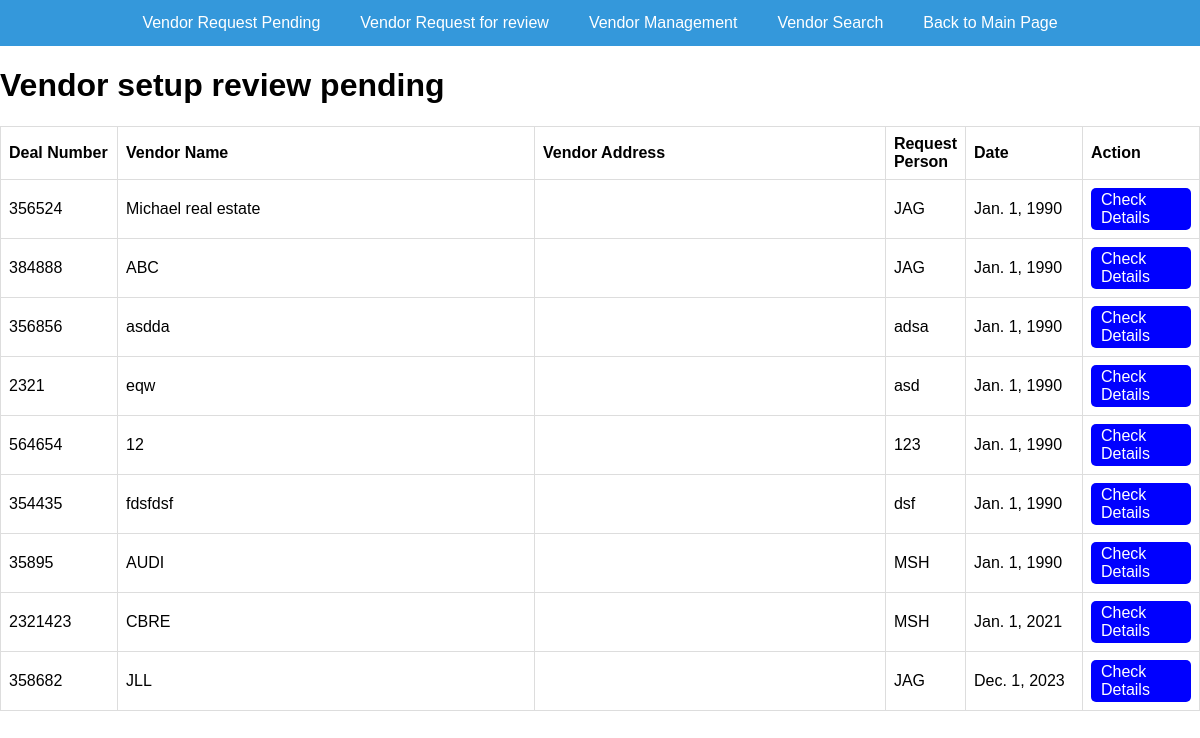
The app's page /vendor/reviewing with its own data.
### vendor/models.py (models this page shows, shortened)
class vendorRequest(models.Model):
    deal_number = models.PositiveIntegerField()
    vendor_name = models.CharField(max_length=256)
    vendor_code = models.CharField(max_length=256, blank=True)
    vendor_address = models.CharField(max_length=256, blank=True)
    date = models.DateField(default="1990-01-01")
    W9 = models.FileField(upload_to=upload_to_w9, blank=True)
    TIN_check = models.FileField(upload_to=upload_to_tin_check, blank=True)
    license_check = models.FileField(upload_to=upload_to_license_check, blank=True)
    ACH = models.FileField(upload_to=upload_to_ACH, blank=True)
    others = models.FileField(upload_to=upload_to_others, blank=True)
    expiration_date = models.DateField(default="1990-01-01",blank=True,null=True)
    State = models.CharField(max_length=256, blank=True)
    Country = models.CharField(max_length=256, blank=True)
    Note = models.CharField(max_length=256, blank=True)
    request_person = models.CharField(max_length=256)
    prepare_person = models.CharField(max_length=256, blank=True)
    approve_person = models.CharField(max_length=256, blank=True)
    status = models.CharField(max_length=256, blank=True)

### vendor/views.py (the view)
# urls.py: path("reviewing", views.reviewing, name="reviewing"),
def reviewing(request):
    review = vendorRequest.objects.order_by("date")
    diction = {'vendor_reviews': review}
    return render(request, 'vendor/reviewingList.html',context= diction)

### template/vendor/reviewingList.html
{% extends "vendor/vendorBase.html" %}
{% block body_block %}
    <h1>Vendor setup review pending</h1>
    {% if vendor_reviews %}
    <table class="excel-like-table" style="width: 100%; border-collapse: collapse;">
        <tr>
            <th style="text-align: left; border: 1px solid #ddd; padding: 8px;width: 100px;">Deal Number</th>
            <th style="text-align: left; border: 1px solid #ddd; padding: 8px;width: 400px;">Vendor Name</th>
            <th style="text-align: left; border: 1px solid #ddd; padding: 8px;">Vendor Address</th>
            <th style="text-align: left; border: 1px solid #ddd; padding: 8px;width: 40px;">Request Person</th>
            <th style="text-align: left; border: 1px solid #ddd; padding: 8px;width: 100px;">Date</th>
            <th style="text-align: left; border: 1px solid #ddd; padding: 8px;width: 100px;">Action</th>
        </tr>
        {% for review in vendor_reviews %}
            {% if review.status == 'pending for review' %}
            <tr>
                <td style="border: 1px solid #ddd; padding: 8px;width: 100px;">{{ review.deal_number }}</td>
                <td style="border: 1px solid #ddd; padding: 8px;width: 400px;">{{ review.vendor_name }}</td>
                <td style="border: 1px solid #ddd; padding: 8px;">{{ review.vendor_address }}</td>
                <td style="border: 1px solid #ddd; padding: 8px;width: 40px;">{{ review.request_person }}</td>
                <td style="border: 1px solid #ddd; padding: 8px;width: 100px;">{{ review.date }}</td>
                <td style="border: 1px solid #ddd; padding: 8px;width: 100px;">
                    <a href="{% url 'vendor:reviewRequest' review.deal_number review.vendor_name %}" class="button" style="background-color: blue; color: white; text-decoration: none; display: inline-block; padding: 3px 10px; border-radius: 5px;">Check Details</a>
                </td>
            </tr>
            {% endif %}
        {% endfor %}
    </table>
    {% endif %}
{% endblock %}

### template/vendor/vendorBase.html (shortened to what this page needs)
<!DOCTYPE html>
<html lang="en">
<head>
</head>
<body>
<nav>
    <a href="{% url 'vendor:pending' %}">Vendor Request Pending</a>
    <a href="{% url 'vendor:reviewing' %}">Vendor Request for review</a>
    <a href="{% url 'vendor:licensemanagement' %}">Vendor Management</a>
    <a href="{% url 'vendor:AXvenderSearch' %}">Vendor Search</a>
    <a href= "{% url 'main:main' %}">Back to Main Page</a>
</nav>
    <div id="content">
        {% block body_block %}{% endblock %}
    </div>
</body>
</html>

### template/vendor/vendorBase.html (style rules this page uses)
body { font-family: Arial, sans-serif; margin: 0; padding: 0; background-color: #fff; }
nav { background-color: #3498db; overflow: hidden; display: flex; justify-content: center; }
nav a { display: block; color: white; text-align: center; padding: 14px 20px; text-decoration: none; }

### records on screen
vendorRequest: deal_number "356524", vendor_name "Michael real estate", request_person "JAG", date "Jan. 1, 1990"
vendorRequest: deal_number "384888", vendor_name "ABC", request_person "JAG", date "Jan. 1, 1990"
vendorRequest: deal_number "356856", vendor_name "asdda", request_person "adsa", date "Jan. 1, 1990"
vendorRequest: deal_number "2321", vendor_name "eqw", request_person "asd", date "Jan. 1, 1990"
vendorRequest: deal_number "564654", vendor_name "12", request_person "123", date "Jan. 1, 1990"
vendorRequest: deal_number "354435", vendor_name "fdsfdsf", request_person "dsf", date "Jan. 1, 1990"
vendorRequest: deal_number "35895", vendor_name "AUDI", request_person "MSH", date "Jan. 1, 1990"
vendorRequest: deal_number "2321423", vendor_name "CBRE", request_person "MSH", date "Jan. 1, 2021"
vendorRequest: deal_number "358682", vendor_name "JLL", request_person "JAG", date "Dec. 1, 2023"
